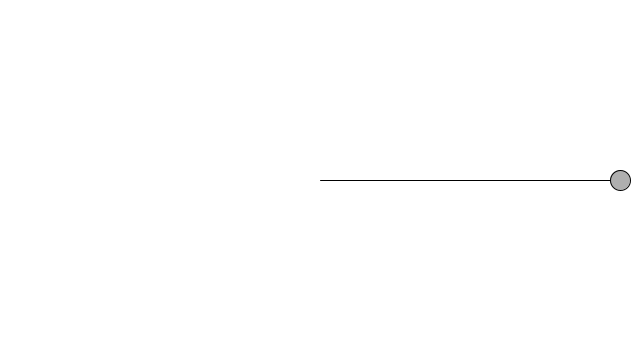
Frame 1 (no input)
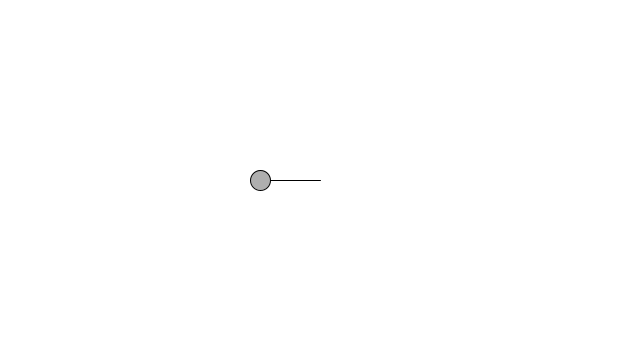
Frame 60 (the mouse pressed at the canvas centre just before this capture)
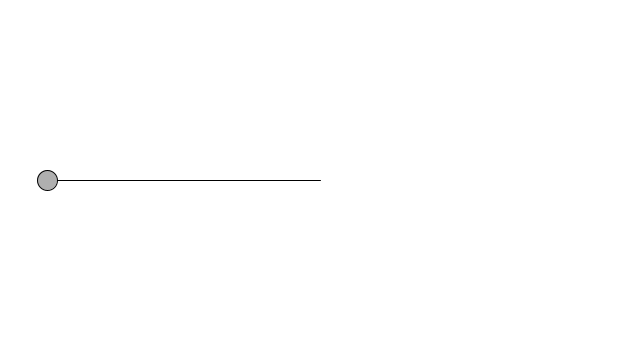
Frame 120 (the mouse held since frame 60 and released just before this capture)

The Processing sketch that drew these frames (run headless with seeded random() and noise(); from frame 60 on, the mouse is pressed at the canvas centre):

// Processing sketch: NOC_3_06_simple_harmonic_motion
// ── NOC_3_06_simple_harmonic_motion.pde
// The Nature of Code
// Daniel Shiffman
// http://natureofcode.com

float angle = 0;
float aVelocity = 0.03;

void setup() {
  size(640,360);

  smooth();
}

void draw() {
  background(255);
  
  float amplitude = 300;
  float x = amplitude * cos(angle);
  angle += aVelocity;
  
  ellipseMode(CENTER);
  stroke(0);
  fill(175);
  translate(width/2,height/2);
  line(0,0,x,0);
  ellipse(x,0,20,20);
}
